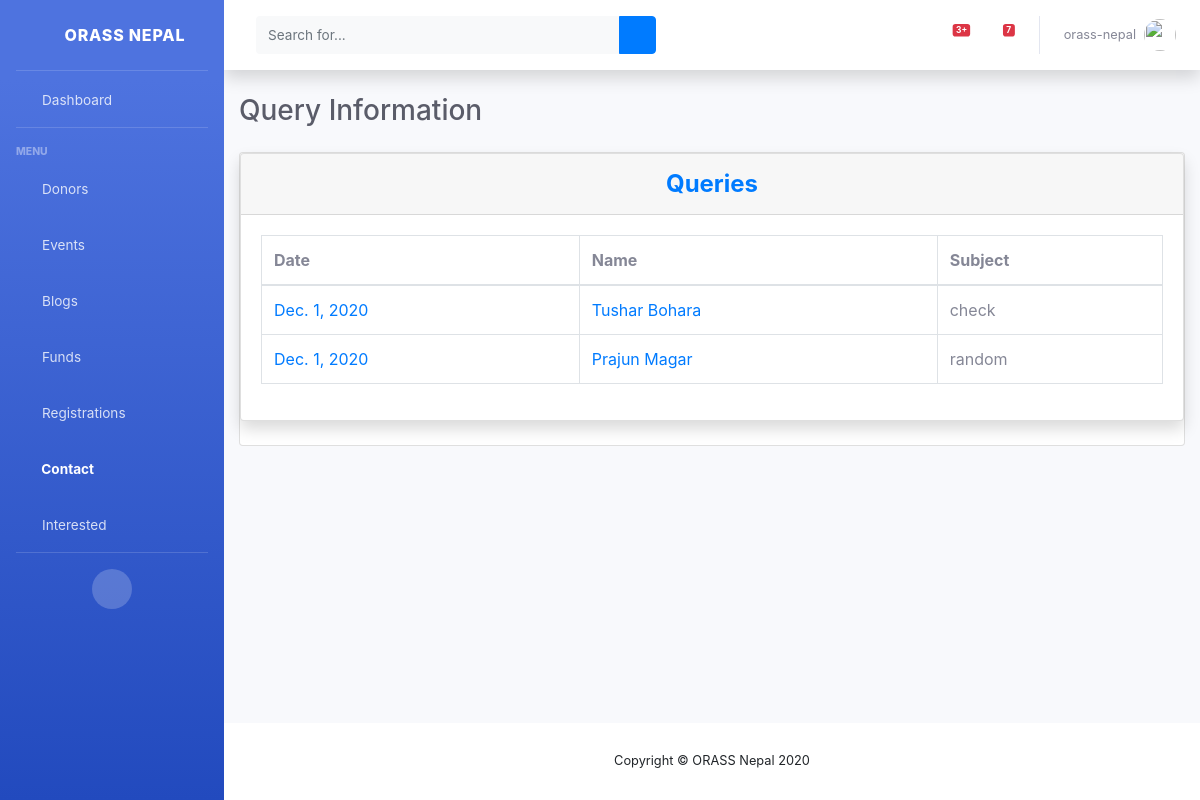
/view/query/ (signed in), run on the app's committed database.
### web/models.py (models this page shows, shortened)
class ContactForm(models.Model):
    date = models.DateField(auto_now_add=True)
    name = models.CharField(max_length=255)
    email = models.CharField(max_length=255)
    phone = models.CharField(max_length=50)
    subject = models.CharField(max_length=255)
    message = models.TextField()

### web/views.py (the view)
# urls.py: path('view/query/', login_required(QueryList.as_view(), login_url='/staff'),
class QueryList(ListView):
    model = ContactForm
    template_name = 'staff/view_queries.html'
    context_object_name = 'queries'

### web/templates/staff/view_queries.html (shortened to what this page needs)
{% extends "staff/base.html" %}
{% load static %}
{% block css %}
<link href="{% static 'vendor/datatables/dataTables.bootstrap4.min.css' %}" rel="stylesheet">
<link rel="stylesheet" href="https://netdna.bootstrapcdn.com/font-awesome/4.7.0/css/font-awesome.css">
{% endblock css %}
{% block contActive %}active{% endblock contActive %}
{% block content %}
<div class="d-sm-flex align-items-center justify-content-between mb-4">
    <h1 class="h3 mb-0 text-gray-800">Query Information</h1>
</div>
<div class="card mb-12">
    <div class="card shadow mb-4">
        <div class="card-header py-3">
            <h4 class="m-0 font-weight-bold text-primary" style="text-align: center">Queries</h4>
        </div>
        <div class="card-body">
            <div class="table-responsive">
                <table class="table table-bordered" id="dataTable" width="100%" cellspacing="0">
                    <thead>
                    <tr>
                        <th>Date</th>
                        <th>Name </th>
                        <th>Subject</th>
                    </tr>
                    </thead>
                    <tbody>
                    {% for query in queries %}
                        <tr>
                            <td><a href="{% url 'web:query-detail' query.id %}">{{ query.date }}</a></td>
                            <td><a href="{% url 'web:query-detail' query.id %}">{{ query.name }}</a></td>
                            <td>{{ query.subject }}</td>
                        </tr>
                    {% endfor %}
                    </tbody>
                </table>
            </div>
        </div>
    </div>
</div>
{% endblock content %}

### web/templates/staff/base.html (shortened to what this page needs)
{% load static %}
<!DOCTYPE html>
<html lang="en">
<head>
    <link href="{% static 'vendor/fontawesome-free/css/all.min.css' %}" rel="stylesheet" type="text/css">
    <link href="{% static 'css/sb-admin-2.min.css' %}" rel="stylesheet">
    <link rel="stylesheet" href="https://netdna.bootstrapcdn.com/font-awesome/4.7.0/css/font-awesome.css">
    <link rel="stylesheet" href="https://stackpath.bootstrapcdn.com/bootstrap/4.1.3/css/bootstrap.min.css">
    {% block css %}
    {% endblock css %}
</head>
<body id="page-top">
    <div id="wrapper">
        <ul class="navbar-nav bg-gradient-primary sidebar sidebar-dark accordion" id="accordionSidebar">
            <a class="sidebar-brand d-flex align-items-center justify-content-center" href="{% url 'web:dashboard' %}">
                <div class="sidebar-brand-icon rotate-n-15">
                    <i class="fas fa-laugh-wink"></i>
                </div>
                <div class="sidebar-brand-text mx-3">ORASS Nepal</div>
            </a>
            <hr class="sidebar-divider my-0">
            <li class="nav-item {% block dashActive %}{% endblock dashActive %}">
                <a class="nav-link" href="{% url 'web:dashboard' %}">
                    <i class="fas fa-fw fa-tachometer-alt"></i>
                    <span>Dashboard</span></a>
            </li>
            <hr class="sidebar-divider">
            <div class="sidebar-heading">
                Menu
            </div>
            <li class="nav-item {% block donorActive %}{% endblock donorActive %}">
                <a class="nav-link" href="{% url 'web:view-donor' %}">
                    <i class="fas fa-fw fa-donate"></i>
                    <span>Donors</span></a>
            </li>
            <li class="nav-item {% block eventActive %}{% endblock eventActive %}">
                <a class="nav-link" href="{% url 'web:view-event' %}">
                    <i class="fas fa-fw fa-table"></i>
                    <span>Events</span></a>
            </li>
            <li class="nav-item {% block blogActive %}{% endblock blogActive %}">
                <a class="nav-link" href="{% url 'web:view-blog' %}">
                    <i class="fas fa-fw fa-blog"></i>
                    <span>Blogs</span></a>
            </li>
            <li class="nav-item {% block fundActive %}{% endblock fundActive %}">
                <a class="nav-link" href="{% url 'web:view-fund' 1 %}">
                    <i class="fas fa-fw fa-money"></i>
                    <span>Funds</span></a>
            </li>
            <li class="nav-item {% block regActive %}{% endblock regActive %}">
                <a class="nav-link" href="{% url 'web:view-registration' %}">
                    <i class="fas fa-fw fa-folder"></i>
                    <span>Registrations</span></a>
            </li>
            <li class="nav-item {% block contActive %}{% endblock contActive %}">
                <a class="nav-link" href="{% url 'web:view-query' %}">
                    <i class="fas fa-fw fa-comments"></i>
                    <span>Contact</span></a>
            </li>
            <li class="nav-item {% block intActive %}{% endblock intActive %}">
                <a class="nav-link" href="{% url 'web:view-interested' %}">
                    <i class="fas fa-fw fa-users"></i>
                    <span>Interested</span></a>
            </li>
            <hr class="sidebar-divider d-none d-md-block">
            <div class="text-center d-none d-md-inline">
                <button class="rounded-circle border-0" id="sidebarToggle"></button>
            </div>
        </ul>
        <div id="content-wrapper" class="d-flex flex-column">
            <div id="content">
                <nav class="navbar navbar-expand navbar-light bg-white topbar mb-4 static-top shadow">
                    <form
                        class="d-none d-sm-inline-block form-inline mr-auto ml-md-3 my-2 my-md-0 mw-100 navbar-search">
                        <div class="input-group">
                            <input type="text" class="form-control bg-light border-0 small" placeholder="Search for..."
                                aria-label="Search" aria-describedby="basic-addon2">
                            <div class="input-group-append">
                                <button class="btn btn-primary" type="button">
                                    <i class="fas fa-search fa-sm"></i>
                                </button>
                            </div>
                        </div>
                    </form>
                    <ul class="navbar-nav ml-auto">
                        <li class="nav-item dropdown no-arrow mx-1">
                            <a class="nav-link dropdown-toggle" href="#" id="alertsDropdown" role="button"
                                data-toggle="dropdown" aria-haspopup="true" aria-expanded="false">
                                <span class="badge badge-danger badge-counter">3+</span>
                            </a>
                        </li>
                        <li class="nav-item dropdown no-arrow mx-1">
                            <a class="nav-link dropdown-toggle" href="#" id="messagesDropdown" role="button"
                                data-toggle="dropdown" aria-haspopup="true" aria-expanded="false">
                                <i class="fas fa-envelope fa-fw"></i>
                                <span class="badge badge-danger badge-counter">7</span>
                            </a>
                        </li>
                        <li class="nav-item dropdown no-arrow">
                            <a class="nav-link dropdown-toggle" href="#" id="userDropdown" role="button"
                                data-toggle="dropdown" aria-haspopup="true" aria-expanded="false">
                                <span class="mr-2 d-none d-lg-inline text-gray-600 small">{{ user.username }}</span>
                                <img class="img-profile rounded-circle"
                                    src="{% static 'images/undraw_profile.svg' %}">
                            </a>
                        </li>
                    </ul>
                </nav>
                <div class="container-fluid">
                    {% block content %}
                    {% endblock content %}
                </div>
            </div>
            <footer class="sticky-footer bg-white">
                <div class="container my-auto">
                    <div class="copyright text-center my-auto">
                        <span>Copyright &copy; ORASS Nepal 2020</span>
                    </div>
                </div>
            </footer>
        </div>
    </div>
</body>
</html>

### data on the page
ContactForm: date "Dec. 1, 2020", name "Tushar Bohara", subject "check"
ContactForm: date "Dec. 1, 2020", name "Prajun Magar", subject "random"

### other printed values
{{ user.username }} "orass-nepal"
